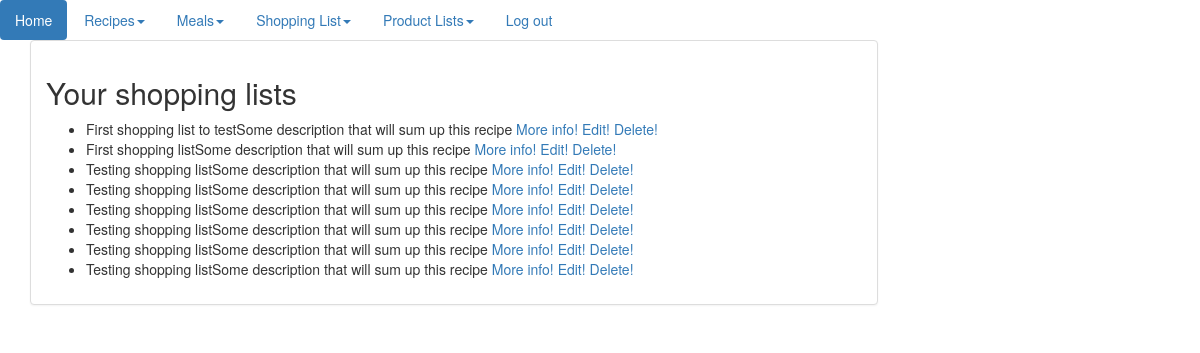
Page /shopping_lists/ (signed in) on the committed database.
### recipe/models.py (models this page shows)
class ShoppingList(models.Model):
    name = models.CharField(max_length=200)
    user = models.ForeignKey(User, on_delete=models.CASCADE)
    description = models.CharField(max_length=200)
    items = models.ManyToManyField(Ingredient)
    card = models.CharField(max_length=1024)
    class Meta:
        ordering = ["-id"]
    def __str__(self):
        return self.name + self.description

### website/views.py (the view)
# urls.py: url(r'^shopping_lists/', ShowShoppingLists.as_view()),
class ShowShoppingLists(LoginRequiredMixin, ListView):
    context_object_name = 'shopping_list'
    queryset = ShoppingList.objects.all()
    def get_context_data(self, **kwargs):
        queryset = ShoppingList.objects.filter(user=self.request.user)
        context = {
            'paginator': None,
            'page_obj': None,
            'is_paginated': False,
            'object_list': queryset,
        }
        context.update(kwargs)
        return context

### templates/recipe/shoppinglist_list.html
{% extends "index.html" %}
{% block content %}
    <h2>Your shopping lists</h2>
    <ul>
        {% for shopping_list in object_list %}
            <li>{{ shopping_list }} <a href="/shopping_list/{{ shopping_list.id }}">More info!</a> <a
                    href="/edit_shopping_list/{{ shopping_list.id }}">Edit!</a> <a
                    href="/delete_shopping_list/{{ shopping_list.id }}">Delete!</a></li>
        {% endfor %}
    </ul>
{% endblock %}

### rows in the picture
ShoppingList: name+description "First shopping list to testSome description that will sum up this recipe"
ShoppingList: name+description "First shopping listSome description that will sum up this recipe"
ShoppingList: name+description "Testing shopping listSome description that will sum up this recipe"
ShoppingList: name+description "Testing shopping listSome description that will sum up this recipe"
ShoppingList: name+description "Testing shopping listSome description that will sum up this recipe"
ShoppingList: name+description "Testing shopping listSome description that will sum up this recipe"
ShoppingList: name+description "Testing shopping listSome description that will sum up this recipe"
ShoppingList: name+description "Testing shopping listSome description that will sum up this recipe"
